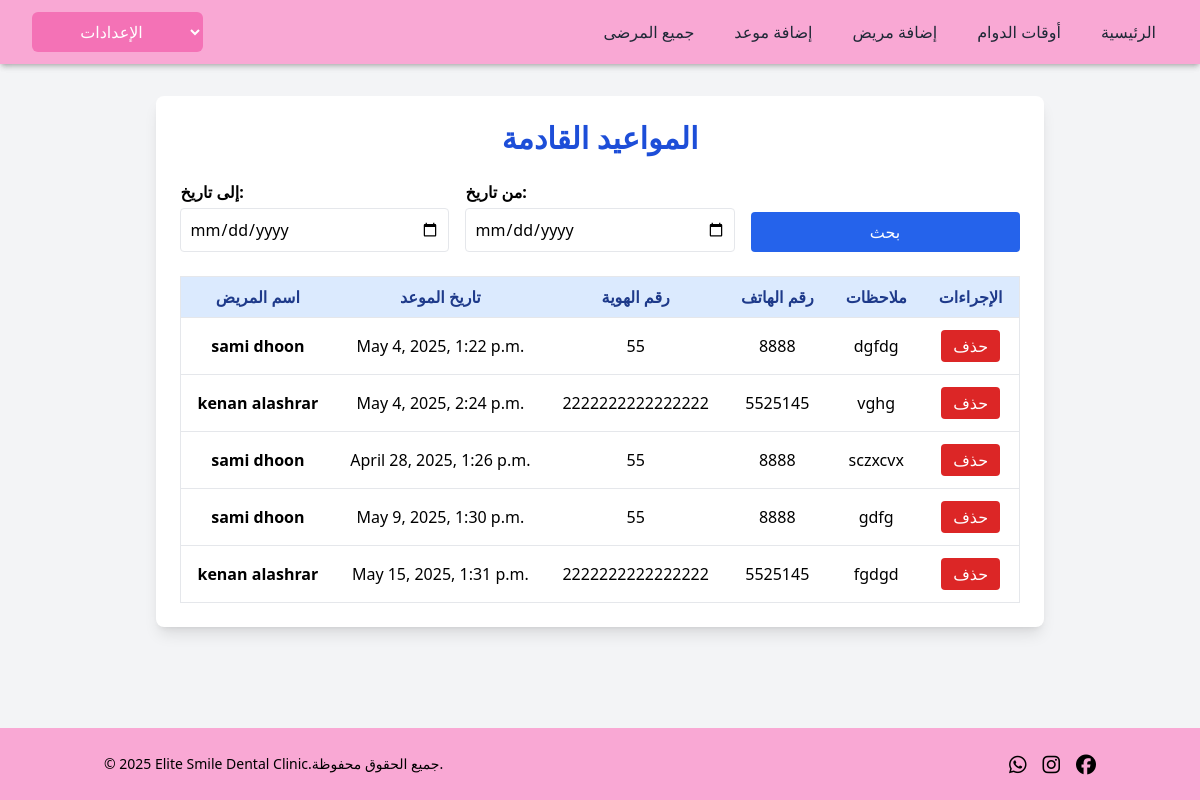
Screenshot of /doctor/admin_main_page with the database file from the repository.
### clinic_app/models.py (models this page shows, shortened)
class Appointment(models.Model):
    doctor = models.ForeignKey(User,on_delete=models.CASCADE,related_name='doctor_appointments',limit_choices_to={'role': 'doctor'})
    patient = models.ForeignKey(User,on_delete=models.CASCADE,related_name='patient_appointments',limit_choices_to={'role': 'patient'})
    start_at_date = models.DateTimeField()
    end_at = models.DateTimeField()
    notes = models.TextField(blank=True)
    the_service = models.TextField(blank=True)
    created_at = models.DateTimeField(auto_now_add=True)
    updated_at = models.DateTimeField(auto_now=True)
    def get_appointments():
        return Appointment.objects.all()

class User(models.Model):
    first_name = models.CharField(max_length=255)
    last_name = models.CharField(max_length=255)
    email = models.CharField(max_length=255)
    password = models.CharField(max_length=255)
    role = models.CharField(max_length=255, default='patient')
    doctor = models.ForeignKey('self', null=True, blank=True, on_delete=models.SET_NULL, related_name='patients')
    birth_date = models.DateField(blank=True, null=True)
    gender = models.CharField(max_length=10, blank=True)  # No need for null=True in CharField
    social_status = models.CharField(max_length=20, blank=True)
    id_number = models.CharField(max_length=20, blank=True)
    phone = models.CharField(max_length=20, blank=True)
    chronic_disease = models.BooleanField(default=False)
    takes_medications = models.BooleanField(default=False)
    drug_allergy = models.BooleanField(default=False)
    allergy_details = models.TextField(blank=True)
    dialysis =models.BooleanField(default=False)
    treatment_plan = models.TextField(blank=True)
    created_at = models.DateTimeField(auto_now_add=True)
    updated_at = models.DateTimeField(auto_now=True)
    objects = UserManager()

### doctor_app/views.py (the view)
# urls.py: path('admin_main_page', views.admin_main_page, name='admin_main_page'),
def admin_main_page(request):
    context={
        'appointments':Appointment.get_appointments(),
    }
    return render(request, 'doctor/admin_main_page.html',context)

### doctor_app/templates/doctor/admin_main_page.html (shortened to what this page needs)
<!DOCTYPE html>
<html lang="ar" >
<head>
    <script src="https://cdn.tailwindcss.com"></script>
</head>
<body class="flex flex-col min-h-screen bg-gray-100 font-sans">
    <div dir="ltr" class="shadow-md bg-white">
        {% include 'doctor/navbardoctor.html' %}
    </div>
    <main class="flex-grow max-w-6xl mx-auto px-4 py-8">
        <div class="bg-white shadow-lg rounded-lg p-6">
            <h1 class="text-3xl font-bold text-center text-blue-700 mb-6">المواعيد القادمة</h1>
            <form method="POST" class="grid grid-cols-1 md:grid-cols-3 gap-4 mb-6" action="filter_appointments">
                <div>
                    <label class="block mb-1 font-semibold">إلى تاريخ:</label>
                    <input type="date" name="end_date" class="w-full p-2 border rounded" required>
                </div>
                <div>
                    <label class="block mb-1 font-semibold">من تاريخ:</label>
                    <input type="date" name="start_date" class="w-full p-2 border rounded" required>
                </div>
                <div class="flex items-end">
                    <button type="submit" class="w-full bg-blue-600 text-white py-2 rounded hover:bg-blue-700">بحث</button>
                </div>
            </form>
            <div class="overflow-x-auto">
                <table class="min-w-full border text-center shadow-sm">
                    <thead class="bg-blue-100 text-blue-900">
                        <tr>
                            <th class="py-2 px-4 border-b">اسم المريض</th>
                            <th class="py-2 px-4 border-b">تاريخ الموعد</th>
                            <th class="py-2 px-4 border-b">رقم الهوية</th>
                            <th class="py-2 px-4 border-b">رقم الهاتف</th>
                            <th class="py-2 px-4 border-b">ملاحظات</th>
                            <th class="py-2 px-4 border-b">الإجراءات</th>
                        </tr>
                    </thead>
                    <tbody class="bg-white divide-y divide-gray-200">
                        {% for appt in appointments %}
                        <tr class="hover:bg-gray-50 transition">
                            <td class="py-3 px-4 font-semibold">{{ appt.patient.first_name }} {{ appt.patient.last_name }}</td>
                            <td class="py-3 px-4">{{ appt.start_at_date }}</td>
                            <td class="py-3 px-4">{{ appt.patient.id_number }}</td>
                            <td class="py-3 px-4">{{ appt.patient.phone }}</td>
                            <td class="py-3 px-4">{{ appt.notes}}</td>
                            <td class="py-3 px-4">
                                <form method="POST" action="{% url 'delete_appointment' appt.id %}" class="inline">
                                    <button type="submit" class="bg-red-600 text-white py-1 px-3 rounded hover:bg-red-700">حذف</button>
                                </form>
                            </td>
                        </tr>
                        {% empty %}
                        <tr>
                            <td colspan="7" class="text-gray-500 py-4">لا توجد مواعيد ضمن الفترة المحددة.</td>
                        </tr>
                        {% endfor %}
                    </tbody>
                </table>
            </div>
        </div>
    </main>
    <footer class="text-center">
        {% include 'clinic/footer.html' %}
    </footer>
</body>
</html>

### rows the page displays
Appointment: patient.first_name "sami", patient.last_name "dhoon", start_at_date "May 4, 2025, 1:22 p.m.", patient.id_number "55", patient.phone "8888", notes "dgfdg"
Appointment: patient.first_name "kenan", patient.last_name "alashrar", start_at_date "May 4, 2025, 2:24 p.m.", patient.id_number "2222222222222222", patient.phone "5525145", notes "vghg"
Appointment: patient.first_name "sami", patient.last_name "dhoon", start_at_date "April 28, 2025, 1:26 p.m.", patient.id_number "55", patient.phone "8888", notes "sczxcvx"
Appointment: patient.first_name "sami", patient.last_name "dhoon", start_at_date "May 9, 2025, 1:30 p.m.", patient.id_number "55", patient.phone "8888", notes "gdfg"
Appointment: patient.first_name "kenan", patient.last_name "alashrar", start_at_date "May 15, 2025, 1:31 p.m.", patient.id_number "2222222222222222", patient.phone "5525145", notes "fgdgd"

### other values shown
{{ current_year }} "2025"
